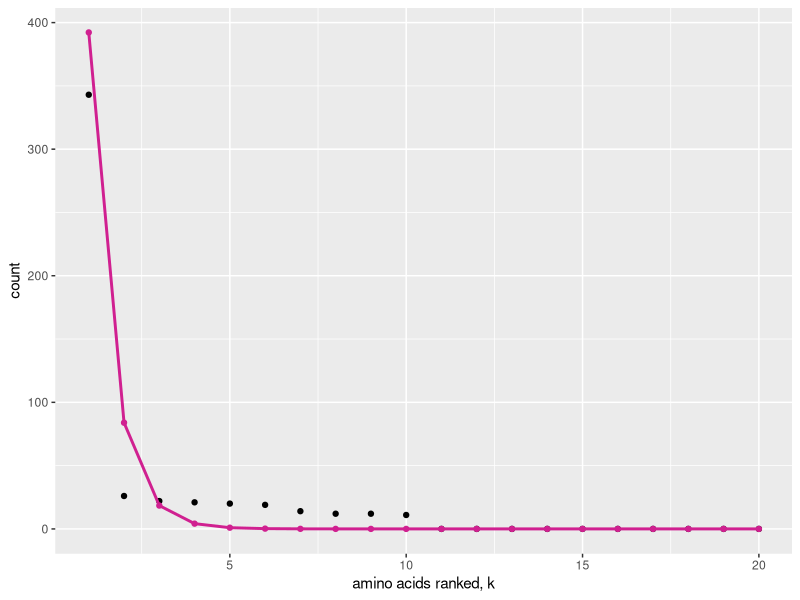
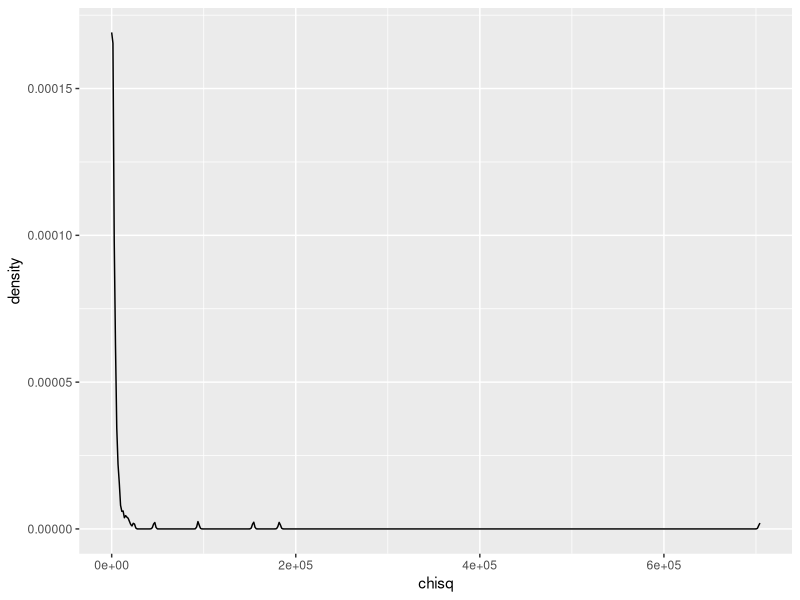
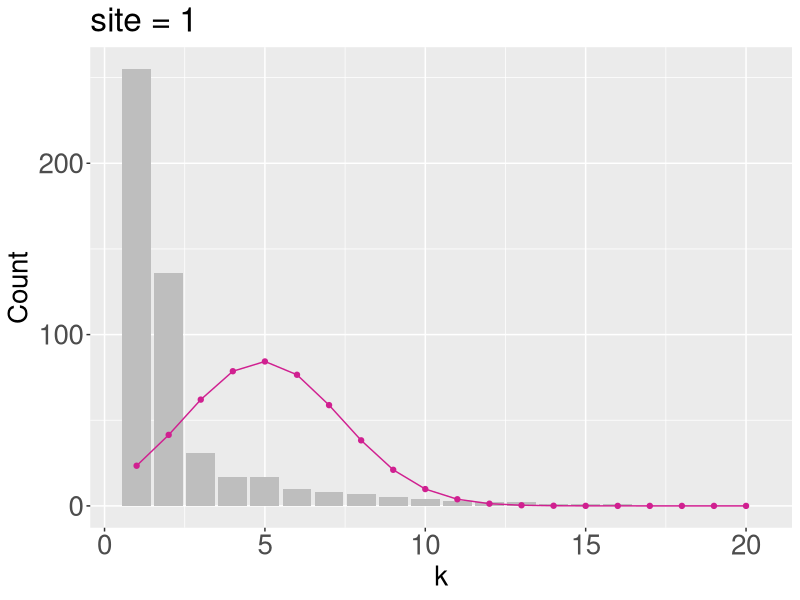
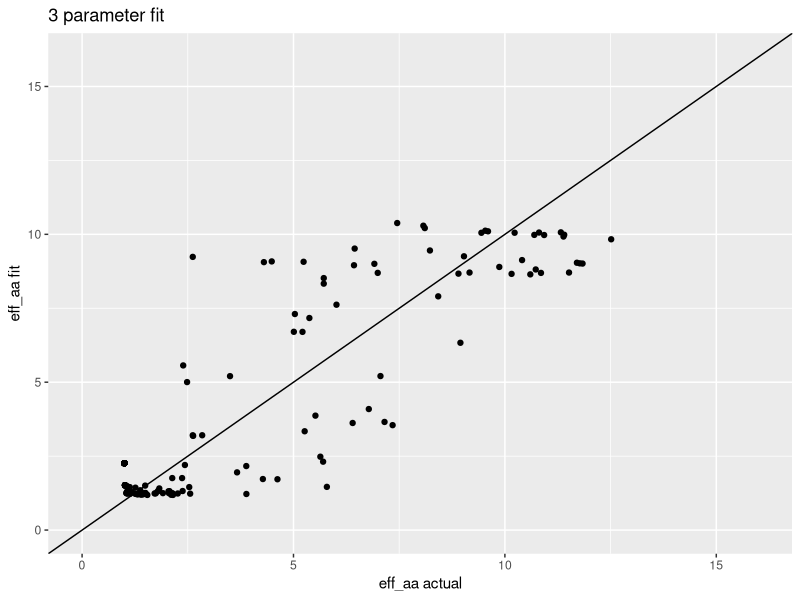
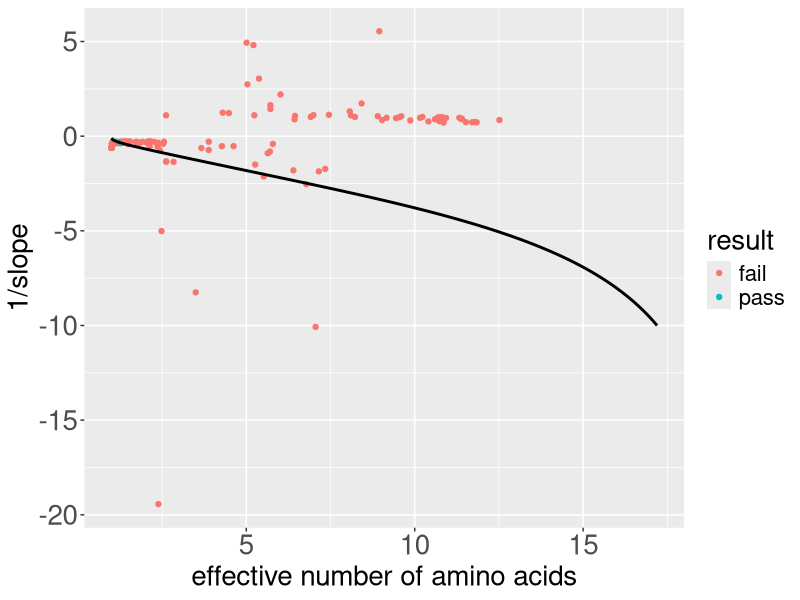

Here is the R script that generated these plots, in order:
# fit quadratic model to normalized, log-transformed data
# fitting 3 parameter: slope, slope^2, intercept
# use non-linear model, fit to all aa (add small value to zero counts)

library(tidyverse)
library(stringr)
library(cowplot)
library(broom)

# read in data
alignment <-read_csv("data/simulated/results_1B4T_A_evolved_split.csv", col_types = cols(.default = "c")) 

# tidy data used for null
alignment %>% 
  mutate(sequence = as.numeric(1:nrow(alignment)) ) %>% 
  gather(key = "site", value = "aa", 1:153) -> tidy_align  

tidy_align$site = as.numeric(tidy_align$site) 

#tidy_align %>% filter(sequence <= 100) -> tidy_align

#---------- ACTUAL DISTRIBUTION ----------
# determine the number of each AA at each site
tidy_align %>% 
  group_by(site, aa) %>% 
  summarize(count = n()) -> site_aa_count

empty_counts <- data_frame(aa = c('A', 'C', 'D', 'E', 'F', 'G', 'H', 'I', 'K', 'L', 'M', 'N', 'P', 'Q', 'R', 'S', 'T', 'V', 'W', 'Y'), 
                           count = rep(0, 20))

# 1. First write a function that can take a data frame with amino acids at one site, and return a data frame with counts, including zeros.
count_by_site <- function(site_df) {
  site_df %>% 
    group_by(aa) %>% 
    summarize(count = n()) -> counts
  full_join(counts, anti_join(empty_counts, counts, by = 'aa'))
}

# 2. Then call that function for all sites and combine the resulting data frames.
tidy_align %>% nest(-site) %>%
  mutate(counts = map(data, count_by_site)) %>%
  dplyr::select(-data) %>%   # use sessionInfo() to find what packages are loaded, conflicted package to give warnings
  unnest() -> all_count


#----------- ESTIMATED DISTRIBUTION ------------
# USING ONLY OBSERVED AA
# order aa by relative frequency
all_count %>%
  arrange(all_count$site, desc(count)) -> ordered_count

# make the categorical variable (aa) numerical (k) by numbering aa's 1-20 in order of freq
ordered_count %>%
  group_by(site) %>%
  mutate(k = as.numeric(1:20)) -> ordered_count

# # remove aa with zero values
# ordered_count %>%
#   filter(count > 0) -> observed_aa

# add a small constant to include aa with zero values
ordered_count %>%
  mutate(count = count + 0.000001) -> observed_aa
ordered_count %>%
  mutate(count_mod = count + 0.000001) -> ordered_count

# count relative to most frequent - rescale to 1 for highly conserved sites
observed_aa %>%
  group_by(site) %>%
  mutate(rel_count = count/max(count)) -> observed_aa

# log-transformed data
observed_aa %>%
  mutate(ln_count = log(rel_count)) -> observed_aa 

#observed_aa %>% filter(site == 75) %>% ggplot(aes(x=k, y=rel_count)) + geom_point()

# fit with two parameters 
#observed_aa %>% mutate(k2 = k*k) -> two_param

#ak+bk^2
#a(k-k0)^2; k0<1, a<= 0
# poly(k,2) not working
observed_aa %>% nest(-site) %>%
  mutate(fit = map(data, ~ lm(ln_count ~ k + I(k^2), data = .)),
         intercept = map_dbl(fit, ~ (.)$coefficients[1]),
         slope = map_dbl(fit, ~ (.)$coefficients[2]),
         sqr_slp = map_dbl(fit, ~ (.)$coefficients[3])) %>% 
  select(-data, -fit) -> fits_2param

# visualize the distribution (at a given site) with linear fits
ordered_count %>%
  group_by(site) %>%
  mutate(rel_count = count/max(count)) -> ordered_count
ordered_count %>%
  mutate(ln_count = log(rel_count)) -> ordered_count

ordered_count %>% 
  left_join(fits_2param, by = "site") %>% 
  mutate(est_dist = slope*exp(k*slope + k*k*sqr_slp + intercept)) -> ordered_count

# rescale to compare w raw count
ordered_count %>%
  group_by(site) %>%
  mutate(est_rel = est_dist/sum(est_dist)) %>%
  mutate(est_count = sum(count)*est_rel) -> ordered_count

# visual comparison
ordered_count %>%
  filter(site == 4) %>%
  ggplot(aes(x = k)) +
  geom_point(aes(y = count), fill = "grey", stat='identity') +
  geom_point(aes(y = est_count, color = "violetred")) +
  geom_line(aes(y = est_count, color = "violetred"), size = 1) +
  scale_color_manual(name = "distribution",
                     values = c("grey" = "grey", "violetred" = "violetred"),
                     labels = c("actual", "estimated"))  +
  labs(x = "amino acids ranked, k", y = "count") +
  theme(legend.position = "none") 


# add small constant to est count for sites that have estimated zero counts
# ordered_count %>%
#   mutate(est_count_mod = est_count+0.00001) -> ordered_count

#------- CHI-SQUARED: ACTUAL VS. ESTIMATED DIST -------
# use raw count
ordered_count %>% nest(-site) %>%
  mutate(chisq = map(data, ~ sum(((.$count_mod - .$est_count)^2)/.$est_count)),
         p_value = map_dbl(chisq, ~ pchisq(., 16, lower.tail=FALSE))) %>% 
  select(-data) %>%
  mutate(p.adjusted = p.adjust(p_value, method= "fdr")) -> chisq_results

chisq_results %>%
  mutate(result = "pass") -> chisq_results

chisq_results$result[chisq_results$p.adjusted < 0.05] <- "fail"

# REMOVE 
chisq_results %>% 
  filter(chisq != "NA") -> chisq_results
chisq_results %>%
  filter(chisq != "NaN") -> chisq_results

chisq_results %>% filter(result == "fail") %>% nrow()/nrow(chisq_results)

chisq_results$chisq <- as.numeric(chisq_results$chisq)
ggplot(chisq_results, aes(chisq)) + geom_density() 

# chisq_results %>% mutate(method = "quadratic") -> chisq_results
# chisq_results_reg %>% mutate(method = "linear") -> chisq_results_reg
# full_join(chisq_results, chisq_results_reg) -> compare_chi
# 
# ggplot(compare_chi, aes(chisq, fill = method)) + geom_density(alpha = 0.5) + xlim(0,600)
# 
# full_join(compare_chi,eff_aa_all) -> compare_chi_eff
# compare_chi_eff %>% filter(result != "NA") -> compare_chi_eff
# 
# ggplot(compare_chi_eff, aes(x=result, y=eff_aa, fill=method)) + geom_violin(alpha=0.5) #+ coord_flip()
# 
# chisq_results %>% filter(result == "fail") %>% nrow()/nrow(chisq_results)
# chisq_results_reg %>% filter(result == "fail") %>% nrow()/nrow(chisq_results_reg)

ordered_count %>%
  filter(site == 1) %>%
  ggplot(aes(x = k)) +
  geom_bar(aes(y = count, fill = "actual"), fill = "grey", stat='identity') +
  geom_point(aes(y = est_count, color = "Estimated")) +
  geom_line(aes(y = est_count, color = "Estimated")) +
  scale_color_manual(" ", values = c("actual" = "grey", "Estimated" = "violetred"))  +
  scale_fill_manual(" ", values = "grey")  +
  theme(legend.position = "none") +
  labs(x = "k", y = "Count") +
  theme(text = element_text(size = 20),
        axis.text = element_text(size = 20)) +
  ggtitle("site = 1") #+ scale_y_log10()

#------- EFFECTIVE NUMBER OF AMINO ACIDS --------
# site_aa_count is actual dist. DOES NOT CONTAIN AA AT ZERO

# eff aa for actual distribution
observed_aa %>%
  group_by(site) %>%
  mutate(frequency = (count)/sum(count)) -> site_aa_freq

site_aa_freq %>% 
  mutate(flnf = frequency*log(frequency)) %>%
  group_by(site) %>% 
  summarize(entropy = -sum(flnf),
            eff_aa = exp(entropy),
            n = length(unique(aa))) -> eff_aa_all

# eff aa for estimated distribution
ordered_count %>% 
  group_by(site) %>%
  mutate(freq = (est_count)/sum(est_count)) -> site_aa_freq_2
site_aa_freq_2 %>% 
  mutate(flnf = freq*log(freq)) %>%
  group_by(site) %>%
  summarize(entr = -sum(flnf),
            eff_aa_est = exp(entr)) -> eff_aa_all_est

left_join(eff_aa_all, eff_aa_all_est) -> compare_eff_aa

ggplot(compare_eff_aa, aes(x=eff_aa, y=eff_aa_est)) + geom_point() +
  geom_abline(slope = 1, intercept = 0) + xlim(0,16) + ylim(0,16) + 
  labs(title = "3 parameter fit", x = "eff_aa actual", y = "eff_aa fit") #-> plot3



#------- RELATIONSHIP BETWEEN GAMMA & EFF AA -------
# ISSUE: need to visualize this relationship as a surface, because 

fits_2param %>%
  left_join(eff_aa_all) %>% 
  select(site, slope, sqr_slp, eff_aa)-> gam_v_effaa

gam_v_effaa %>%
  left_join(chisq_results) %>% 
  select(site, slope, sqr_slp, eff_aa, result) -> gam_v_effaa


neff2 <- function(lambda_inv) {
  lambda <- 1/lambda_inv
  pi <- lambda*exp(-lambda*(0:19))
  C <- sum(pi)
  pi <- pi/C
  exp(-sum(pi*log(pi)))
}

df_theory2 <- data.frame(lambda_inv = (0:-100)/10, ne = vapply((0:-100)/10, neff2, numeric(1)))

ggplot(gam_v_effaa, aes(x = eff_aa, y = 1/slope)) + 
  geom_point(aes(color = result)) +
  #geom_line(data = df_theory, aes(ne, -1/lambda), inherit.aes = FALSE) +
  geom_line(data = df_theory2, aes(ne, lambda_inv), inherit.aes = FALSE, size = 1) +
  #ggtitle("1B4T_A") +
  #ylim(-10,1000) ++
  labs(x = "effective number of amino acids", y = "1/slope") +
  theme(legend.position = "right",
        text = element_text(size = 20),
        axis.text = element_text(size = 20),
        plot.title = element_text(size = 20))  #-> plot1


